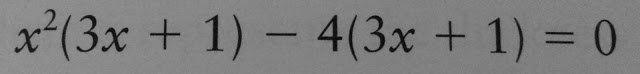
#> input picture example1.jpg, 640 x 74 px
$ python -i imgformat.py   (imports and definitions only)   (older library calls are emulated)
#> lines starting #> are read from the running program, lines starting #| are printed output that depends on the picture; after the words box and inside, x2 and y2 are one past the last pixel; in counts of white or black regions, pixels touching at a corner belong together
### deskew.py
import cv2
import numpy as np
import sympy

def calculate(img):
    edges = cv2.Canny(img,10,10)

    angles = []

    lines = cv2.HoughLines(edges,1,np.pi/180,5)
    for rho, theta in lines[0]:
        a = np.cos(theta)
        b = np.sin(theta)
        #print(rho,theta)
        x0 = a * rho
        y0 = b * rho
        x1 = int(x0 + 1000 * (-b))
        y1 = int(y0 + 1000 * (a))
        x2 = int(x0 - 1000 * (-b))
        y2 = int(y0 - 1000 * (a))

        c,d = sympy.symbols('c d')
        solution = sympy.solve([c * x1 + d - y1, c * x2 + d - y2], c, d)

        if not solution:
            angle = 90
        else:
            angle = np.arctan(float(solution[c]))
        angles.append(np.degrees(angle))

    return angles[0]

### imgformat.py
from functools import reduce
import cv2
import deskew
import imutils
import numpy as np

def cv_size(img):
    return img.shape[1::-1]

def relative_resize_w(img, towidth):
    width, height = cv_size(img)
    ratio = towidth / width
    toheight = int(ratio * height)
    return cv2.resize(img, (towidth, toheight))

def relative_resize_h(img, toheight):
    width, height = cv_size(img)
    ratio = toheight / height
    towidth = int(ratio * width)
    return cv2.resize(img, (towidth, toheight))

# Kept here for Lega-pitek-cy reasons
def contours_edges_old(img, contours, fix=10):
    minx = img.shape[1]
    maxx = 0
    miny = img.shape[0]
    maxy = 0
    for e in contours:
        for f in e:
            for g in f:
                minx = min(minx, g[0])
                maxx = max(maxx, g[0])
                miny = min(miny, g[1])
                maxy = max(maxy, g[1])
    miny -= fix
    minx -= fix
    maxy += fix
    maxx += fix
    if miny < 0:
        miny = 0
    if minx < 0:
        minx = 0
    if maxy > img.shape[0]:
        maxy = img.shape[0]
    if maxx > img.shape[1]:
        maxx = img.shape[1]
    return minx, miny, maxx, maxy

def contours_edges(img, contours, fix=10):
    h, w = img.shape
    transformed = [tuple(min(sub.flatten().reshape(-1, 2), key=sum)) for sub in contours]
    x_vals = reduce(np.union1d, [array.flatten()[::2]  for array in contours])
    y_vals = reduce(np.union1d, [array.flatten()[1::2] for array in contours])
    minx, miny, maxx, maxy = x_vals[0], y_vals[0], x_vals[-1], y_vals[-1]
    minx = max(minx - fix, 0); miny = max(miny - fix, 0)
    maxx = min(maxx + fix, w); maxy = min(maxy + fix, h)
    return minx, miny, maxx, maxy

def prepare_image(img, dodeskew=True, height=200, contour_fix=10, contours_edges=contours_edges):
    # Threshold
    thresh, img = cv2.threshold(img, 128, 255, cv2.THRESH_BINARY | cv2.THRESH_OTSU)
    # Bitwise not
    img = cv2.bitwise_not(img, 0)
    # Deskewing
    if dodeskew:
        angle = deskew.calculate(img)
        while abs(angle) > 15:
            img = imutils.rotate_bound(img, -angle)
            angle = deskew.calculate(img)
        #img = imutils.rotate_bound(img, -angle)
    # Crop
    im2, contours, hierarchy = cv2.findContours(img, 1, 2)
    minx, miny, maxx, maxy = contours_edges(img, contours, contour_fix)
    img = img[miny:maxy, minx:maxx]
    # Resize
    img = relative_resize_h(img, height)
    # Revert bitwise not
    img = cv2.bitwise_not(img)

    return img

>>> import cv2
>>> picture = cv2.imread('example1.jpg', cv2.IMREAD_GRAYSCALE)
#> picture is the input picture: shape (74, 640); min 1, max 153, mean 124
>>> result = prepare_image(picture)
#> in prepare_image, `thresh, img = cv2.threshold(img, 128, 255, cv2.THRESH_BINARY | cv2.THR..`:
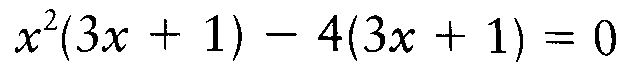
#> img: shape (74, 640); 93.2% white; 19 black regions, largest, box (x1, y1, x2, y2) and area: (595, 20, 616, 56) 285, (318, 15, 342, 51) 280, (364, 15, 385, 52) 239
#> in prepare_image, `thresh, img = cv2.threshold(img, 128, 255, cv2.THRESH_BINARY | cv2.THR..`: thresh = 83
#> in calculate, `edges = cv2.Canny(img,10,10)`:
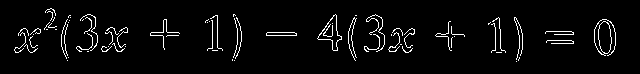
#> edges: shape (74, 640); 4% white in thin lines or dots, all inside (x1, y1, x2, y2) = (14, 8, 616, 62)
#> the loop in calculate, `for rho, theta in lines[0]:` made 1 pass
#> (rho, theta, a, b, x0, y0, x1, y1) on pass 1: (32, 1.57, -4.37e-08, 1, -1.4e-06, 32, -1000, 31)
#> after the loop in calculate, `for rho, theta in lines[0]:`: angles = [0.0287]
#> in prepare_image, `angle = deskew.calculate(img)`: angle = 0.0287
#> in prepare_image, `im2, contours, hierarchy = cv2.findContours(img, 1, 2)`: contours = 21 contours; largest, box (x1, y1, x2, y2) and area: (595, 20, 616, 56) 571, (598, 20, 613, 55) 364, (318, 15, 342, 51) 312, (364, 15, 385, 52) 174, (389, 28, 415, 53) 173
#> in contours_edges, `transformed = [tuple(min(sub.flatten().reshape(-1, 2), key=sum)) for s..`: transformed = [(546, 41), (266, 33), (545, 32), (22, 29), (395, 29), (109, 28), (331, 22), (599, 24), (449, 21), (601, 20), (164, 19), (514, 18), (489, 23), (369, 17), (356, 15), (334, 15), (233, 15), (206, 21), (84, 16), (70, 15), (47, 10)]
#> in contours_edges, `x_vals = reduce(np.union1d, [array.flatten()[::2]  for array in contou..`: x_vals = 279 values from 15 to 615
#> in contours_edges, `y_vals = reduce(np.union1d, [array.flatten()[1::2] for array in contou..`: y_vals = 53 values from 9 to 61
#> in contours_edges, `minx, miny, maxx, maxy = x_vals[0], y_vals[0], x_vals[-1], y_vals[-1]`: minx = 15; miny = 9; maxx = 615; maxy = 61
#> in contours_edges, `minx = max(minx - fix, 0)`: minx = 5
#> in contours_edges, `miny = max(miny - fix, 0)`: miny = 0
#> in contours_edges, `maxx = min(maxx + fix, w)`: maxx = 625
#> in contours_edges, `maxy = min(maxy + fix, h)`: maxy = 71
#> in prepare_image, `minx, miny, maxx, maxy = contours_edges(img, contours, contour_fix)`: minx = 5; miny = 0; maxx = 625; maxy = 71
#> in prepare_image, `img = img[miny:maxy, minx:maxx]`:
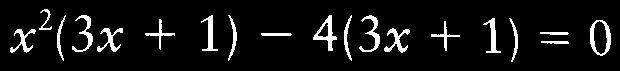
#> img: shape (71, 620); 7.4% white; 19 white regions, largest, box (x1, y1, x2, y2) and area: (590, 20, 611, 56) 285, (313, 15, 337, 51) 280, (359, 15, 380, 52) 239
#> in relative_resize_h, `width, height = cv_size(img)`: width = 620; height = 71
#> in relative_resize_h, `ratio = toheight / height`: ratio = 2.82
#> in relative_resize_h, `towidth = int(ratio * width)`: towidth = 1746
#> in relative_resize_h, `return cv2.resize(img, (towidth, toheight))`:
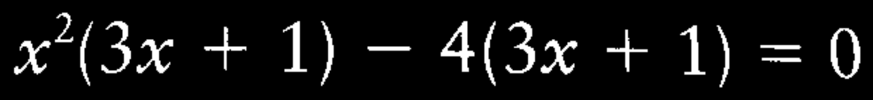
#> returned value: shape (200, 1746) (shown at 1/2 size); min 0, max 255, mean 18.8
#> in prepare_image, `img = cv2.bitwise_not(img)`:
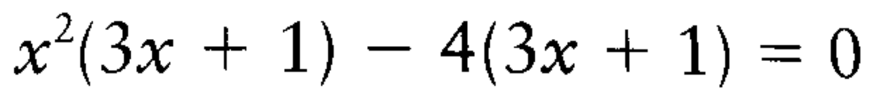
#> img: shape (200, 1746) (shown at 1/2 size); min 0, max 255, mean 236.2
